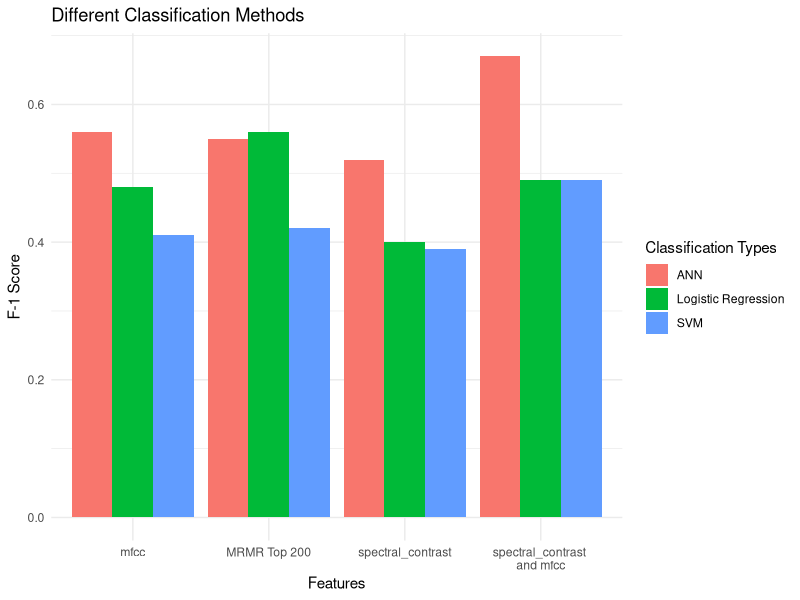

Write the R code that produced this figure.
library(ggplot2)

#Program to plot figure 1

types <- c(rep("SVM", 4), rep("Logistic Regression", 4), rep("ANN", 4)) #3 types of classification
features <- c(rep(c("mfcc", "spectral_contrast", "spectral_contrast \nand mfcc", "MRMR Top 200"), 3)) #4 Features were used
scores <- c(0.41, 0.39, 0.49, 0.42, 0.48, 0.40, 0.49, 0.56, 0.56, 0.52, 0.67, 0.55) #Results

df <- data.frame(types, features, scores)

plot <- ggplot(df, aes(fill=types, y=scores, x=features)) + geom_bar(position="dodge", stat="identity")
plot <- plot + labs(title = "Different Classification Methods",
                    x = "Features",
                    y = "F-1 Score",
                    fill = "Classification Types")
plot <- plot + theme_minimal()